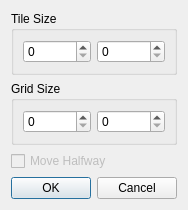
<?xml version="1.0" encoding="UTF-8"?>
<ui version="4.0">
 <class>SetTileSizeDialog</class>
 <widget class="QDialog" name="SetTileSizeDialog">
  <property name="geometry">
   <rect>
    <x>0</x>
    <y>0</y>
    <width>174</width>
    <height>188</height>
   </rect>
  </property>
  <property name="windowTitle">
   <string>Dialog</string>
  </property>
  <layout class="QVBoxLayout" name="verticalLayout">
   <item>
    <widget class="QGroupBox" name="groupBox">
     <property name="title">
      <string>Tile Size</string>
     </property>
     <layout class="QHBoxLayout" name="horizontalLayout">
      <item>
       <widget class="QSpinBox" name="tile_width_spinBox">
        <property name="maximum">
         <number>1024</number>
        </property>
       </widget>
      </item>
      <item>
       <widget class="QSpinBox" name="tile_height_spinBox">
        <property name="maximum">
         <number>1024</number>
        </property>
       </widget>
      </item>
     </layout>
    </widget>
   </item>
   <item>
    <widget class="QGroupBox" name="groupBox_2">
     <property name="enabled">
      <bool>true</bool>
     </property>
     <property name="title">
      <string>Grid Size</string>
     </property>
     <layout class="QHBoxLayout" name="horizontalLayout_2">
      <item>
       <widget class="QSpinBox" name="grid_width_spinBox">
        <property name="enabled">
         <bool>true</bool>
        </property>
       </widget>
      </item>
      <item>
       <widget class="QSpinBox" name="grid_height_spinBox">
        <property name="enabled">
         <bool>true</bool>
        </property>
       </widget>
      </item>
     </layout>
    </widget>
   </item>
   <item>
    <widget class="QCheckBox" name="checkBox">
     <property name="enabled">
      <bool>false</bool>
     </property>
     <property name="text">
      <string>Move Halfway</string>
     </property>
    </widget>
   </item>
   <item>
    <spacer name="verticalSpacer">
     <property name="orientation">
      <enum>Qt::Vertical</enum>
     </property>
     <property name="sizeHint" stdset="0">
      <size>
       <width>20</width>
       <height>40</height>
      </size>
     </property>
    </spacer>
   </item>
   <item>
    <widget class="QDialogButtonBox" name="buttonBox">
     <property name="orientation">
      <enum>Qt::Horizontal</enum>
     </property>
     <property name="standardButtons">
      <set>QDialogButtonBox::Cancel|QDialogButtonBox::Ok</set>
     </property>
     <property name="centerButtons">
      <bool>true</bool>
     </property>
    </widget>
   </item>
  </layout>
 </widget>
 <resources/>
 <connections>
  <connection>
   <sender>buttonBox</sender>
   <signal>accepted()</signal>
   <receiver>SetTileSizeDialog</receiver>
   <slot>accept()</slot>
   <hints>
    <hint type="sourcelabel">
     <x>248</x>
     <y>254</y>
    </hint>
    <hint type="destinationlabel">
     <x>157</x>
     <y>274</y>
    </hint>
   </hints>
  </connection>
  <connection>
   <sender>buttonBox</sender>
   <signal>rejected()</signal>
   <receiver>SetTileSizeDialog</receiver>
   <slot>reject()</slot>
   <hints>
    <hint type="sourcelabel">
     <x>316</x>
     <y>260</y>
    </hint>
    <hint type="destinationlabel">
     <x>286</x>
     <y>274</y>
    </hint>
   </hints>
  </connection>
 </connections>
</ui>
